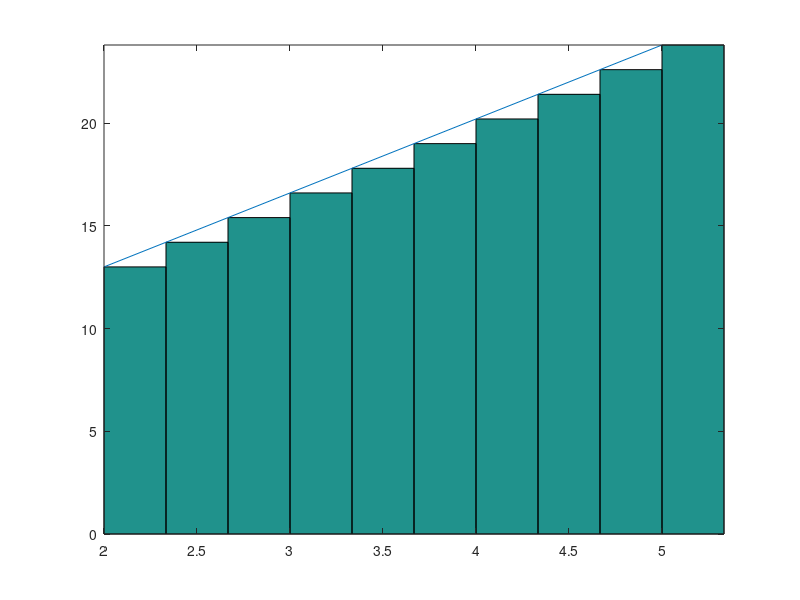

MATLAB code for this plot:
%Nombre   del   alumno:   Raul   Hernandez  Lopez.
%Nombre del catedradtico: Horacio Rosales Velasco.
%Fecha: 1 de mayo del 2021.
%Descripcion:  Grafique mediante sumas de riemman 
%el area bajo la curva de la funcion f(x) = 4x +5
%en un intervalo cerrado de [2, 5].

%limpia la pantalla y las variables.
clc, clear
areatotal=0;
%define los intervalos y el numero de rectangulos.
a = 2;
b = 5;
n = 10;
%determina la longitud de la base o el incremento 
%de x.
base = (b-a)/n;
%definicion de la funcion.
x = a:base:(b-base);
%y esta representada por la variable altura
altura=(4*x)+5;
%calcula el valor de cada uno de los rectangulos.
area = base*altura;
%En teoria el valor de la sumatoria deberia estar
%reflejada   en  este  acumulador sin embargo  no 
%entiendo por que :c
areatotal += area;
%imprime los valores obtenidos.
printf('\n area por rectangulo : %d \n', double(areatotal));



%estable    la    linea   que   forma  la funcion
x2 = linspace(2,5, 10);
y2 = (4*x)+5;
%inicio del  intervalo, fin del intervalo, numero 
%de rectangulos.
xa = linspace(2,5,10);
yab = (4*x)+5;

%dibuja una  grafica de barras una a lado de otra 
%sin espacios
g = bar(xa,yab,'histc');

%permite continuar  graficando  despues de que ya 
%exista un grafica trazada
hold on

%Grafica la funcion
plot(x2,y2);

%ajusta la grafica a los datos.
axis tight
